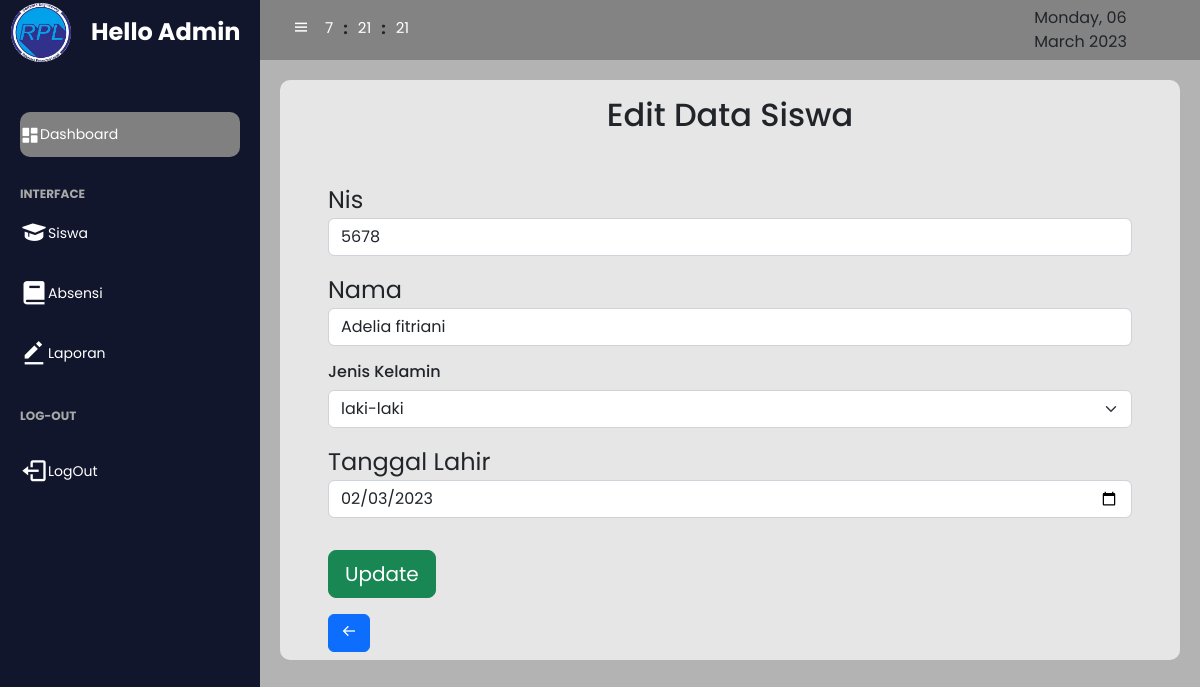
/admin/index.php?page=edit&nis=5678, run on the app's committed database.
### tables this page shows
CREATE TABLE `siswa` (
  `id` int(11) NOT NULL,
  `nis` varchar(11) NOT NULL,
  `nama` varchar(45) NOT NULL,
  `jenis_kelamin` enum('Laki-laki','Perempuan') NOT NULL,
  `tanggal_lahir` date NOT NULL
);

### admin/edit.php (the view, shortened to what this page needs)
<?php
include "../koneksi.php";
$nis = $_GET['nis'];
$edit = $conn->query("SELECT * FROM siswa WHERE nis='$nis'");
?>
<?php
while ($data = mysqli_fetch_array($edit)) {
?>
<link rel="stylesheet" href="../patch/style.css">
    <div class="edit">
        <h2 class="text-center py-3">Edit Data Siswa</h2>
        <form action="" method="post">
        <section class="base mb-4 mx-5 py-2">
            <div class="my-3 ">
                <label class="fs-4">Nis</label>
                <input type="text" class="form-control" name="nis"  value="<?php echo $data['nis'];?>">
            </div>
            <div class="my-3">
                <label class="fs-4">Nama</label>
                <input type="text" class="form-control" name="nama"  value="<?php echo $data['nama'];?>">
            </div>
            <div class="mb-2">
            <h6 class="form-label">Jenis Kelamin</h6>
            <select class="form-select" name="jenis_kelamin" aria-label="Default select example">
            <option value="laki-laki">laki-laki</option>
            </select>
        </div>
            <div class="my-3">
                <label class="fs-4">Tanggal Lahir</label>
                <input type="date" class="form-control" name="tanggal_lahir"  value="<?php echo $data['tanggal_lahir'];?>">
            </div>
            <div class=" py-3"><button type="submit" name="edit" class="btn btn-success btn-lg">Update</button></div>
            <a href="?page=siswa" class="btn btn-primary"><i class='bx bx-arrow-back'></i></a>
        </section>
<?php
}
?>
    </form>
</div>
<?php
include "../footer.php";
?>

### patch/style.css (style rules this page uses)
* { font-family: 'poppins', sans-serif; margin: 0; padding: 0; box-sizing: border-box; }
body { background-color: #b3b3b3; font-family: 'poppins',sans-serif; }
html { overflow: hidden; }
.edit { width: 100%; height: 100%; background: #e6e6e6; border-radius: 10px; }

### data on the page
siswa: nis "5678", nama "Adelia fitriani", tanggal_lahir "02/03/2023"
